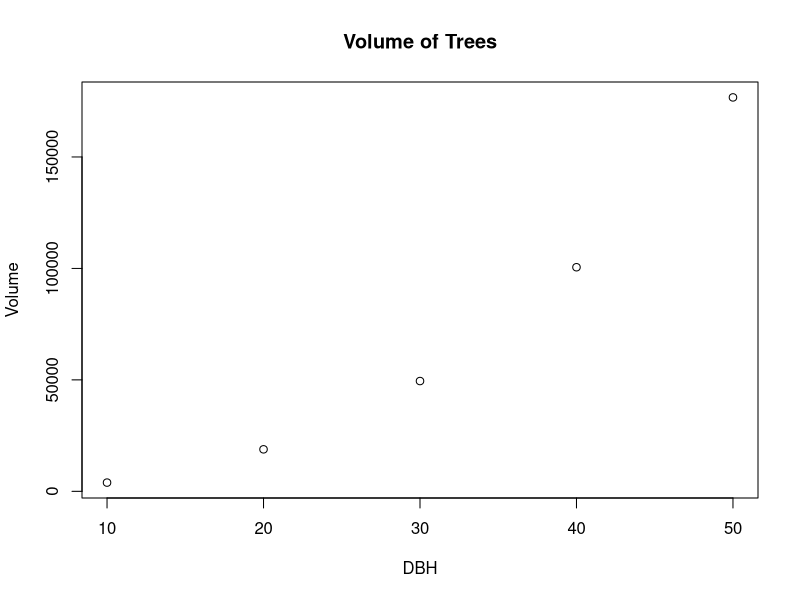
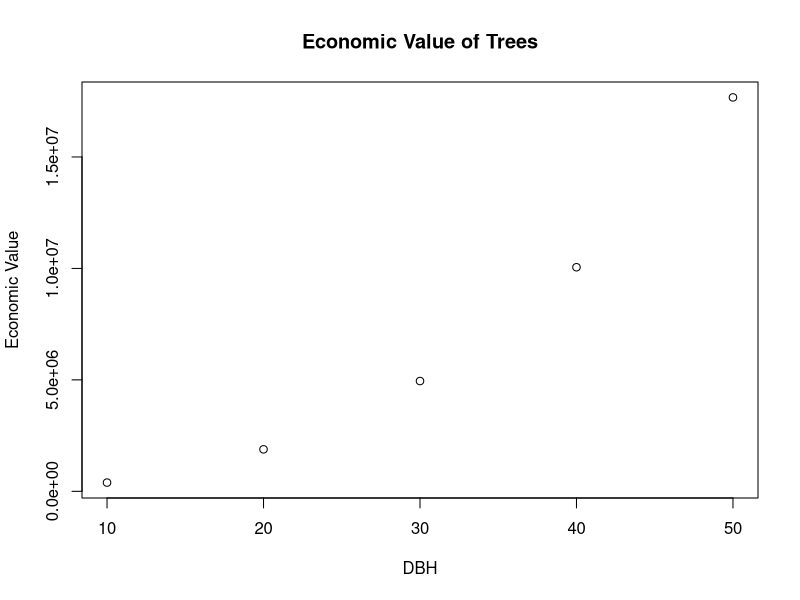

The R source for these figures, in order:
## ---- chunk 1
knitr::opts_chunk$set(echo = TRUE)

## ---- chunk 2
# A function to calculate the volume of a tree, which can be used for forest management to calcualte the amount of wood that can be harvested from a tree or the economic value of a tree.
#inputs: diameter at breast height (dbh) and height of tree
#output: volume of tree
#volume = (pi/4) * dbh^2 * height

# pi/4 is the volume of a cylinder 
# dbh is the diameter of the tree at breast height
# height is the height of the tree.



tree_volume <- function(dbh, height) {
  # Check if any value in dbh is invalid
  if (any(dbh <= 0)) {
    stop("All DBH values must be greater than 0")
  }
  
  # Check if any value in height is invalid
  if (any(height <= 0)) {
    stop("All height values must be greater than 0")
  }
  
  # Compute tree volume (vectorized calculation)
  volume <- (pi / 4) * (dbh^2) * height
  return(volume)
}
## ---- chunk 3
#generate some sample data
dbh <- c(10, 20, 30, 40, 50)
height <- c(50, 60, 70, 80, 90)

#use the function to calculate the volume of each tree

all_tree_volume <- tree_volume(dbh, height)
all_tree_volume
sum(all_tree_volume)

#for fun, we will calculate the economic value of the trees
#assume the price of wood is $100 per cubic meter
price_per_cubic_meter <- 100
economic_value <- all_tree_volume * price_per_cubic_meter
economic_value

sum(economic_value)


## ---- chunk 4
#plot the volume of each tree

plot(dbh, all_tree_volume, xlab = "DBH", ylab = "Volume", main = "Volume of Trees")

## ---- chunk 5
#plot the economic value of each tree

plot(dbh, economic_value, xlab = "DBH", ylab = "Economic Value", main = "Economic Value of Trees")

## ---- chunk 6
# This is Jessica making a comment on your code :)
## Looks excellent! Thanks for helping me with Github :) 
